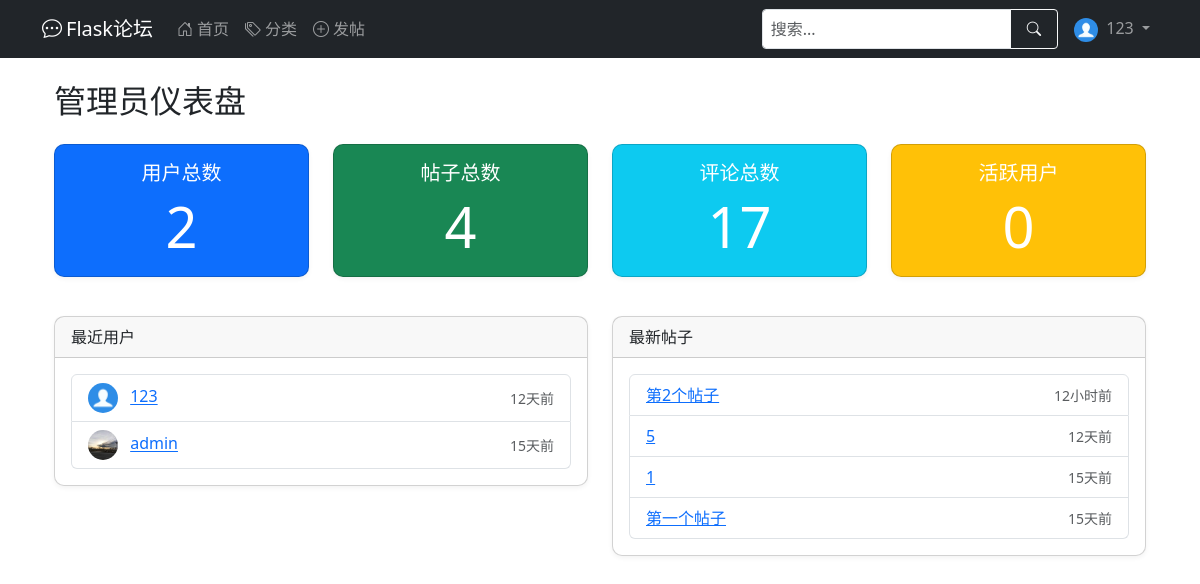
Page /admin/dashboard (signed in) on the committed database.
### app/models.py (models this page shows, shortened)
class User(UserMixin, db.Model):
    __tablename__ = 'user'
    id = db.Column(db.Integer, primary_key=True)
    username = db.Column(db.String(64), index=True, unique=True, nullable=False)
    email = db.Column(db.String(120), index=True, unique=True, nullable=False)
    password_hash = db.Column(db.String(128), nullable=False)
    created_at = db.Column(db.DateTime, default=datetime.utcnow)
    last_seen = db.Column(db.DateTime, default=datetime.utcnow)
    about_me = db.Column(db.Text)
    avatar = db.Column(db.String(120), default='default.jpg')  # 头像
    permissions = db.Column(db.Integer, default=Permissions.USER)
    posts = db.relationship('Post', backref='author', lazy='dynamic')  # 在Post处能查到作者，用法：Post.author
    def avatar_url(self):
        return url_for('static', filename=f'profile_pics/{self.avatar}', _external=True)
    def has_permission(self, permission):
        return (self.permissions & permission) == permission

class Post(db.Model):
    __tablename__ = 'post'
    id = db.Column(db.Integer, primary_key=True)
    title = db.Column(db.String(100), nullable=False)
    content = db.Column(db.Text, nullable=False)
    created_at = db.Column(db.DateTime, default=datetime.utcnow)
    last_updated = db.Column(db.DateTime, default=datetime.utcnow, onupdate=datetime.utcnow)
    views = db.Column(db.Integer, default=0)  # 浏览量
    user_id = db.Column(db.Integer, db.ForeignKey('user.id'), nullable=False)  # 对应user.id
    category_id = db.Column(db.Integer, db.ForeignKey('category.id'))  # 对应category.id
    comments = db.relationship('Comment', backref='post', lazy='select')  # post.comment查到所有评论
    _comment_count = db.Column('comment_count', db.Integer, default=0)
    @property
    def comment_count(self):
        return self._comment_count
    @comment_count.setter
    def comment_count(self, value):
        self._comment_count = value

### app/admin.py (the view)
@admin_bp.route('/dashboard')
@admin_required
def dashboard():
    stats = {
        'users': User.query.count(),
        'posts': Post.query.count(),
        'comments': Comment.query.count(),
        'categories': Category.query.count(),
        'active_users': User.query.filter(User.last_seen >= datetime.utcnow() - timedelta(days=7)).count()
    }
    return render_template('admin/dashboard.html', stats=stats, User=User, Post=Post)

### app/models.py (called while the page is built)
@login_manager.user_loader
def load_user(user_id):
    return User.query.get(int(user_id))

### app/templates/admin/dashboard.html
{% extends "admin/base.html" %}
{% block admin_content %}
<h2>管理员仪表盘</h2>
<div class="row mt-4">
    <div class="col-md-3 mb-4">
        <div class="card text-white bg-primary">
            <div class="card-body text-center">
                <h5 class="card-title">用户总数</h5>
                <p class="card-text display-4">{{ stats.users }}</p>
            </div>
        </div>
    </div>
    <div class="col-md-3 mb-4">
        <div class="card text-white bg-success">
            <div class="card-body text-center">
                <h5 class="card-title">帖子总数</h5>
                <p class="card-text display-4">{{ stats.posts }}</p>
            </div>
        </div>
    </div>
    <div class="col-md-3 mb-4">
        <div class="card text-white bg-info">
            <div class="card-body text-center">
                <h5 class="card-title">评论总数</h5>
                <p class="card-text display-4">{{ stats.comments }}</p>
            </div>
        </div>
    </div>
    <div class="col-md-3 mb-4">
        <div class="card text-white bg-warning">
            <div class="card-body text-center">
                <h5 class="card-title">活跃用户</h5>
                <p class="card-text display-4">{{ stats.active_users }}</p>
            </div>
        </div>
    </div>
</div>
<div class="row">
    <div class="col-md-6">
        <div class="card">
            <div class="card-header">最近用户</div>
            <div class="card-body">
                <ul class="list-group">
                    {% for user in User.query.order_by(User.last_seen.desc()).limit(5) %}
                    <li class="list-group-item d-flex justify-content-between align-items-center">
                        <div>
                            <img src="{{ user.avatar_url() }}" class="rounded-circle me-2" width="30" height="30">
                            <a href="{{ url_for('admin.edit_user', user_id=user.id) }}">{{ user.username }}</a>
                        </div>
                        <small class="text-muted">{{ user.last_seen|time_ago }}</small>
                    </li>
                    {% endfor %}
                </ul>
            </div>
        </div>
    </div>
    <div class="col-md-6">
        <div class="card">
            <div class="card-header">最新帖子</div>
            <div class="card-body">
                <ul class="list-group">
                    {% for post in Post.query.order_by(Post.created_at.desc()).limit(5) %}
                    <li class="list-group-item d-flex justify-content-between align-items-center">
                        <a href="{{ url_for('main.post_detail', post_id=post.id) }}">{{ post.title|truncate(30) }}</a>
                        <small class="text-muted">{{ post.created_at|time_ago }}</small>
                    </li>
                    {% endfor %}
                </ul>
            </div>
        </div>
    </div>
</div>
{% endblock %}

### app/templates/base.html (shortened to what this page needs)
<!DOCTYPE html>
<html lang="zh" data-bs-theme="auto">
<head>
    <link href="/static/css/bootstrap.min.css" rel="stylesheet">
    <link rel="stylesheet" href="/static/css/bootstrap-icons.css">
</head>
<body>
<nav class="navbar navbar-expand-lg navbar-dark bg-dark desktop-nav">
    <div class="container">
        <a class="navbar-brand" href="{{ url_for('main.index') }}">
            <i class="bi bi-chat-dots me-1"></i>Flask论坛
        </a>
        <div class="collapse navbar-collapse" id="mainNavbar">
            <ul class="navbar-nav me-auto">
                <li class="nav-item">
                    <a class="nav-link" href="{{ url_for('main.index') }}">
                        <i class="bi bi-house-door me-1"></i>首页
                    </a>
                </li>
                <li class="nav-item">
                    <a class="nav-link" href="{{ url_for('main.list_categories') }}">
                        <i class="bi bi-tags me-1"></i>分类
                    </a>
                </li>
                <li class="nav-item">
                    <a class="nav-link" href="{{ url_for('main.create_post') }}">
                        <i class="bi bi-plus-circle me-1"></i>发帖
                    </a>
                </li>
            </ul>
            <form class="d-flex me-2 my-2 my-lg-0" action="{{ url_for('main.index') }}" method="get">
                <div class="input-group">
                    <input type="search" name="q" class="form-control form-control-sm" placeholder="搜索..."
                           aria-label="搜索" value="{{ request.args.get('q', '') }}">
                    <button class="btn btn-outline-light btn-sm" type="submit">
                        <i class="bi bi-search"></i>
                    </button>
                </div>
            </form>
            <ul class="navbar-nav">
                {% if current_user.is_authenticated %}
                <li class="nav-item dropdown">
                    <a class="nav-link dropdown-toggle" href="#" id="userDropdown" role="button"
                       data-bs-toggle="dropdown" aria-expanded="false">
                        <img src="{{ current_user.avatar_url() }}" class="rounded-circle me-1" width="24" height="24"
                             alt="头像">
                        {{ current_user.username }}
                    </a>
                </li>
                {% endif %}
            </ul>
        </div>
    </div>
</nav>
<main class="container mt-3 mb-5">
    {% block content %}{% endblock %}
</main>
</body>
</html>

### app/templates/base.html (style rules this page uses)
:root { --mobile-nav-height: 56px; }
@media (min-width: 769px) { .desktop-nav { display: block; } }
input, textarea, select { font-size: 16px !important; }
.card { margin-bottom: 15px; border-radius: 10px; box-shadow: 0 2px 5px rgba(0,0,0,0.05); }
.btn { padding: 8px 16px; font-size: 0.9rem; }

### rows in the picture
User: avatar_url (placeholder picture), username "123", last_seen "12天前"
User: avatar_url (picture), username "admin", last_seen "15天前"
Post: title "第2个帖子", created_at "12小时前"
Post: title "5", created_at "12天前"
Post: title "1", created_at "15天前"
Post: title "第一个帖子", created_at "15天前"

### other values in the picture
{{ stats.users }} "2"
{{ stats.posts }} "4"
{{ stats.comments }} "17"
{{ stats.active_users }} "0"
